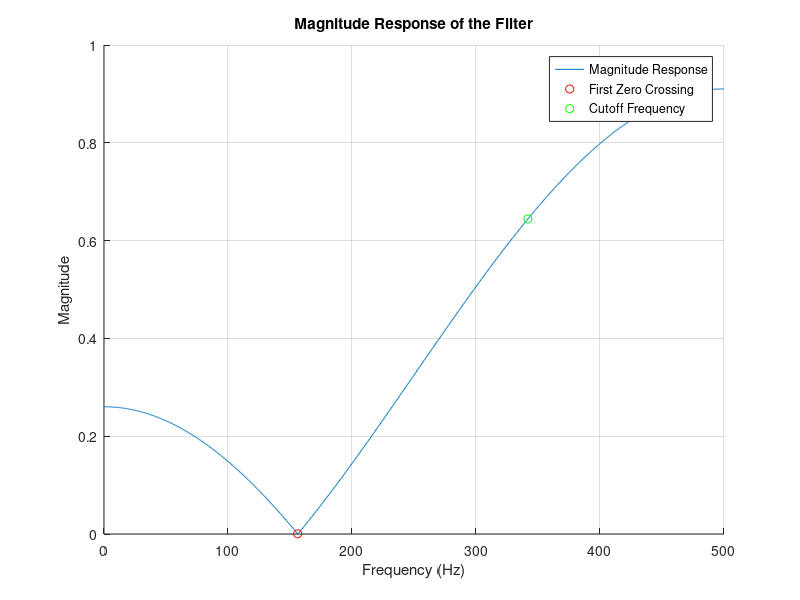

The MATLAB source for this figure:
% Filter Coefficients
coeff = [-0.2926, 0.325, -0.2926];

% Sampling Frequency
Fs = 1000;

% Vector for plotting
f = linspace(0, Fs/2, 1000);

% Frequency Response
[H, w] = freqz(coeff, 1, f, Fs);

% Find magnitude
magH = abs(H);
peakMag = max(magH);

% Find cutoff frequency
cutoff = find(magH >= peakMag/sqrt(2), 1, 'first');
cutoffFreq = f(cutoff)
cutoffFreqNorm = cutoffFreq / (Fs/2)

% Plot the magnitude response
figure();
hold on;
plot(f, abs(H));
title('Magnitude Response of the Filter');
xlabel('Frequency (Hz)');
ylabel('Magnitude');
grid on;

% Find the first zero crossing
[~, idx] = min(abs(H));
f1 = f(idx)

plot(f1, abs(H(idx)), 'ro');
legend('Magnitude Response', 'First Zero Crossing');

plot(cutoffFreq, magH(cutoff), 'go');
legend('Magnitude Response', 'First Zero Crossing', 'Cutoff Frequency');

% Percent error in cutoff frequency
theoreticalCutoff = 375;
error = (( cutoffFreq - theoreticalCutoff) / theoreticalCutoff ) * 100